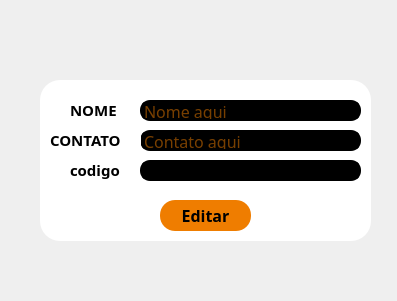
<?xml version="1.0" encoding="UTF-8"?>
<ui version="4.0">
 <class>MainWindow</class>
 <widget class="QMainWindow" name="MainWindow">
  <property name="geometry">
   <rect>
    <x>0</x>
    <y>0</y>
    <width>397</width>
    <height>301</height>
   </rect>
  </property>
  <property name="windowTitle">
   <string>MainWindow</string>
  </property>
  <widget class="QWidget" name="centralwidget">
   <widget class="QFrame" name="frame">
    <property name="geometry">
     <rect>
      <x>40</x>
      <y>80</y>
      <width>331</width>
      <height>161</height>
     </rect>
    </property>
    <property name="styleSheet">
     <string notr="true">background-color: rgb(255, 255, 255);
 border-radius: 20px;
 

	</string>
    </property>
    <property name="frameShape">
     <enum>QFrame::StyledPanel</enum>
    </property>
    <property name="frameShadow">
     <enum>QFrame::Raised</enum>
    </property>
    <widget class="QLabel" name="label_3">
     <property name="geometry">
      <rect>
       <x>30</x>
       <y>20</y>
       <width>61</width>
       <height>20</height>
      </rect>
     </property>
     <property name="font">
      <font>
       <family>Rockwell</family>
       <pointsize>11</pointsize>
       <weight>75</weight>
       <bold>true</bold>
      </font>
     </property>
     <property name="styleSheet">
      <string notr="true"> border: 0px solid Black;</string>
     </property>
     <property name="text">
      <string>NOME</string>
     </property>
    </widget>
    <widget class="QLineEdit" name="lineEdit_3">
     <property name="geometry">
      <rect>
       <x>100</x>
       <y>20</y>
       <width>221</width>
       <height>21</height>
      </rect>
     </property>
     <property name="font">
      <font>
       <family>Rockwell</family>
       <pointsize>12</pointsize>
      </font>
     </property>
     <property name="styleSheet">
      <string notr="true">background-color: black;
color: #ef7d00;
 border-radius: 10px;
 border: 2px solid Black;</string>
     </property>
     <property name="text">
      <string/>
     </property>
     <property name="placeholderText">
      <string>Nome aqui</string>
     </property>
    </widget>
    <widget class="QPushButton" name="pushButton">
     <property name="geometry">
      <rect>
       <x>120</x>
       <y>120</y>
       <width>91</width>
       <height>31</height>
      </rect>
     </property>
     <property name="font">
      <font>
       <family>Proxima Nova Bl</family>
       <pointsize>12</pointsize>
       <weight>75</weight>
       <bold>true</bold>
      </font>
     </property>
     <property name="styleSheet">
      <string notr="true">background-color: #ef7d00;
border-radius: 15px</string>
     </property>
     <property name="text">
      <string>Editar</string>
     </property>
    </widget>
    <widget class="QLineEdit" name="lineEdit_6">
     <property name="geometry">
      <rect>
       <x>100</x>
       <y>50</y>
       <width>221</width>
       <height>21</height>
      </rect>
     </property>
     <property name="font">
      <font>
       <family>Rockwell</family>
       <pointsize>12</pointsize>
      </font>
     </property>
     <property name="styleSheet">
      <string notr="true">background-color: black;
color: #ef7d00;
 border-radius: 10px;
 border: 2px solid Black;</string>
     </property>
     <property name="text">
      <string/>
     </property>
     <property name="placeholderText">
      <string>Contato aqui</string>
     </property>
    </widget>
    <widget class="QLabel" name="label_9">
     <property name="geometry">
      <rect>
       <x>10</x>
       <y>50</y>
       <width>91</width>
       <height>20</height>
      </rect>
     </property>
     <property name="font">
      <font>
       <family>Rockwell</family>
       <pointsize>11</pointsize>
       <weight>75</weight>
       <bold>true</bold>
      </font>
     </property>
     <property name="styleSheet">
      <string notr="true"> border: 0px solid Black;</string>
     </property>
     <property name="text">
      <string>CONTATO</string>
     </property>
    </widget>
    <widget class="QLineEdit" name="lineEdit_7">
     <property name="geometry">
      <rect>
       <x>100</x>
       <y>80</y>
       <width>221</width>
       <height>21</height>
      </rect>
     </property>
     <property name="font">
      <font>
       <family>Rockwell</family>
       <pointsize>12</pointsize>
      </font>
     </property>
     <property name="styleSheet">
      <string notr="true">background-color: black;
color: #ef7d00;
 border-radius: 10px;
 border: 2px solid Black;</string>
     </property>
     <property name="text">
      <string/>
     </property>
     <property name="placeholderText">
      <string/>
     </property>
    </widget>
    <widget class="QLabel" name="label_10">
     <property name="geometry">
      <rect>
       <x>30</x>
       <y>80</y>
       <width>61</width>
       <height>20</height>
      </rect>
     </property>
     <property name="font">
      <font>
       <family>Rockwell</family>
       <pointsize>11</pointsize>
       <weight>75</weight>
       <bold>true</bold>
      </font>
     </property>
     <property name="styleSheet">
      <string notr="true"> border: 0px solid Black;</string>
     </property>
     <property name="text">
      <string>codigo</string>
     </property>
    </widget>
   </widget>
   <widget class="QLabel" name="label">
    <property name="geometry">
     <rect>
      <x>-600</x>
      <y>-300</y>
      <width>1111</width>
      <height>791</height>
     </rect>
    </property>
    <property name="maximumSize">
     <size>
      <width>1111</width>
      <height>16777215</height>
     </size>
    </property>
    <property name="text">
     <string/>
    </property>
    <property name="pixmap">
     <pixmap>2000x2000px.png</pixmap>
    </property>
   </widget>
   <zorder>label</zorder>
   <zorder>frame</zorder>
  </widget>
 </widget>
 <resources/>
 <connections/>
</ui>
